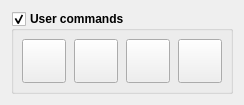
               <widget class="QWidget" name="tab_3">
                <attribute name="title">
                 <string>User Cmd</string>
                </attribute>
                <layout class="QHBoxLayout" name="horizontalLayout_34">
                 <item>
                  <widget class="GroupBox" name="grpUserCommands">
                   <property name="enabled">
                    <bool>true</bool>
                   </property>
                   <property name="font">
                    <font>
                     <bold>true</bold>
                    </font>
                   </property>
                   <property name="title">
                    <string>User commands</string>
                   </property>
                   <property name="checkable">
                    <bool>true</bool>
                   </property>
                   <property name="overrided" stdset="0">
                    <bool>false</bool>
                   </property>
                   <layout class="QHBoxLayout" name="horizontalLayout_30">
                    <property name="spacing">
                     <number>9</number>
                    </property>
                    <property name="leftMargin">
                     <number>8</number>
                    </property>
                    <property name="topMargin">
                     <number>8</number>
                    </property>
                    <property name="rightMargin">
                     <number>8</number>
                    </property>
                    <property name="bottomMargin">
                     <number>8</number>
                    </property>
                    <item>
                     <widget class="QWidget" name="widgetUserCommands" native="true">
                      <layout class="QHBoxLayout" name="horizontalLayout_31">
                       <property name="leftMargin">
                        <number>0</number>
                       </property>
                       <property name="topMargin">
                        <number>0</number>
                       </property>
                       <property name="rightMargin">
                        <number>0</number>
                       </property>
                       <property name="bottomMargin">
                        <number>0</number>
                       </property>
                       <item>
                        <layout class="QGridLayout" name="gridLayout_7">
                         <property name="horizontalSpacing">
                          <number>8</number>
                         </property>
                         <item row="0" column="1">
                          <widget class="StyledToolButton" name="cmdUser1">
                           <property name="enabled">
                            <bool>true</bool>
                           </property>
                           <property name="sizePolicy">
                            <sizepolicy hsizetype="Expanding" vsizetype="Expanding">
                             <horstretch>0</horstretch>
                             <verstretch>0</verstretch>
                            </sizepolicy>
                           </property>
                           <property name="minimumSize">
                            <size>
                             <width>44</width>
                             <height>44</height>
                            </size>
                           </property>
                           <property name="toolTip">
                            <string>Spindle on/off</string>
                           </property>
                           <property name="icon">
                            <iconset resource="images.qrc">
                             <normaloff>:/images/num2.png</normaloff>:/images/num2.png</iconset>
                           </property>
                           <property name="iconSize">
                            <size>
                             <width>30</width>
                             <height>30</height>
                            </size>
                           </property>
                           <property name="popupMode">
                            <enum>QToolButton::InstantPopup</enum>
                           </property>
                           <property name="toolButtonStyle">
                            <enum>Qt::ToolButtonTextUnderIcon</enum>
                           </property>
                          </widget>
                         </item>
                         <item row="0" column="3">
                          <widget class="StyledToolButton" name="cmdUser3">
                           <property name="enabled">
                            <bool>true</bool>
                           </property>
                           <property name="sizePolicy">
                            <sizepolicy hsizetype="Expanding" vsizetype="Expanding">
                             <horstretch>0</horstretch>
                             <verstretch>0</verstretch>
                            </sizepolicy>
                           </property>
                           <property name="minimumSize">
                            <size>
                             <width>44</width>
                             <height>44</height>
                            </size>
                           </property>
                           <property name="toolTip">
                            <string>Spindle on/off</string>
                           </property>
                           <property name="icon">
                            <iconset resource="images.qrc">
                             <normaloff>:/images/num4.png</normaloff>:/images/num4.png</iconset>
                           </property>
                           <property name="iconSize">
                            <size>
                             <width>30</width>
                             <height>30</height>
                            </size>
                           </property>
                           <property name="popupMode">
                            <enum>QToolButton::InstantPopup</enum>
                           </property>
                           <property name="toolButtonStyle">
                            <enum>Qt::ToolButtonTextUnderIcon</enum>
                           </property>
                          </widget>
                         </item>
                         <item row="0" column="2">
                          <widget class="StyledToolButton" name="cmdUser2">
                           <property name="enabled">
                            <bool>true</bool>
                           </property>
                           <property name="sizePolicy">
                            <sizepolicy hsizetype="Expanding" vsizetype="Expanding">
                             <horstretch>0</horstretch>
                             <verstretch>0</verstretch>
                            </sizepolicy>
                           </property>
                           <property name="minimumSize">
                            <size>
                             <width>44</width>
                             <height>44</height>
                            </size>
                           </property>
                           <property name="toolTip">
                            <string>Spindle on/off</string>
                           </property>
                           <property name="icon">
                            <iconset resource="images.qrc">
                             <normaloff>:/images/num3.png</normaloff>:/images/num3.png</iconset>
                           </property>
                           <property name="iconSize">
                            <size>
                             <width>30</width>
                             <height>30</height>
                            </size>
                           </property>
                           <property name="popupMode">
                            <enum>QToolButton::InstantPopup</enum>
                           </property>
                           <property name="toolButtonStyle">
                            <enum>Qt::ToolButtonTextUnderIcon</enum>
                           </property>
                          </widget>
                         </item>
                         <item row="0" column="0">
                          <widget class="StyledToolButton" name="cmdUser0">
                           <property name="enabled">
                            <bool>true</bool>
                           </property>
                           <property name="sizePolicy">
                            <sizepolicy hsizetype="Expanding" vsizetype="Expanding">
                             <horstretch>0</horstretch>
                             <verstretch>0</verstretch>
                            </sizepolicy>
                           </property>
                           <property name="minimumSize">
                            <size>
                             <width>44</width>
                             <height>44</height>
                            </size>
                           </property>
                           <property name="toolTip">
                            <string>Spindle on/off</string>
                           </property>
                           <property name="icon">
                            <iconset resource="images.qrc">
                             <normaloff>:/images/num1.png</normaloff>:/images/num1.png</iconset>
                           </property>
                           <property name="iconSize">
                            <size>
                             <width>30</width>
                             <height>30</height>
                            </size>
                           </property>
                           <property name="popupMode">
                            <enum>QToolButton::InstantPopup</enum>
                           </property>
                           <property name="toolButtonStyle">
                            <enum>Qt::ToolButtonTextUnderIcon</enum>
                           </property>
                          </widget>
                         </item>
                        </layout>
                       </item>
                      </layout>
                     </widget>
                    </item>
                   </layout>
                  </widget>
                 </item>
                </layout>
               </widget>
